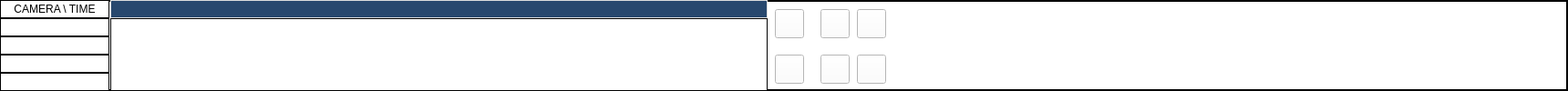
<?xml version="1.0" encoding="UTF-8"?>
<ui version="4.0">
 <class>dvr_timelinebar_play</class>
 <widget class="QDialog" name="dvr_timelinebar_play">
  <property name="geometry">
   <rect>
    <x>0</x>
    <y>0</y>
    <width>1720</width>
    <height>100</height>
   </rect>
  </property>
  <property name="windowTitle">
   <string>Dialog</string>
  </property>
  <property name="styleSheet">
   <string notr="true">background-color: rgb(255, 255, 255);</string>
  </property>
  <widget class="QFrame" name="timelineframe">
   <property name="geometry">
    <rect>
     <x>0</x>
     <y>0</y>
     <width>1720</width>
     <height>100</height>
    </rect>
   </property>
   <property name="frameShape">
    <enum>QFrame::Box</enum>
   </property>
   <property name="frameShadow">
    <enum>QFrame::Plain</enum>
   </property>
   <property name="lineWidth">
    <number>2</number>
   </property>
   <widget class="QTableWidget" name="timetable">
    <property name="geometry">
     <rect>
      <x>121</x>
      <y>20</y>
      <width>721</width>
      <height>80</height>
     </rect>
    </property>
    <property name="focusPolicy">
     <enum>Qt::NoFocus</enum>
    </property>
    <property name="contextMenuPolicy">
     <enum>Qt::NoContextMenu</enum>
    </property>
    <property name="toolTip">
     <string/>
    </property>
    <property name="styleSheet">
     <string notr="true">gridline-color: rgb(128, 128, 128);</string>
    </property>
    <property name="frameShape">
     <enum>QFrame::Box</enum>
    </property>
    <property name="frameShadow">
     <enum>QFrame::Plain</enum>
    </property>
    <property name="verticalScrollBarPolicy">
     <enum>Qt::ScrollBarAlwaysOff</enum>
    </property>
    <property name="horizontalScrollBarPolicy">
     <enum>Qt::ScrollBarAlwaysOff</enum>
    </property>
    <property name="autoScroll">
     <bool>false</bool>
    </property>
    <property name="editTriggers">
     <set>QAbstractItemView::NoEditTriggers</set>
    </property>
    <property name="tabKeyNavigation">
     <bool>false</bool>
    </property>
    <property name="showDropIndicator" stdset="0">
     <bool>false</bool>
    </property>
    <property name="dragDropOverwriteMode">
     <bool>false</bool>
    </property>
    <property name="alternatingRowColors">
     <bool>false</bool>
    </property>
    <property name="selectionMode">
     <enum>QAbstractItemView::SingleSelection</enum>
    </property>
    <property name="selectionBehavior">
     <enum>QAbstractItemView::SelectColumns</enum>
    </property>
    <property name="textElideMode">
     <enum>Qt::ElideNone</enum>
    </property>
    <property name="showGrid">
     <bool>true</bool>
    </property>
    <property name="gridStyle">
     <enum>Qt::SolidLine</enum>
    </property>
    <property name="wordWrap">
     <bool>false</bool>
    </property>
    <property name="cornerButtonEnabled">
     <bool>false</bool>
    </property>
    <attribute name="horizontalHeaderVisible">
     <bool>false</bool>
    </attribute>
    <attribute name="horizontalHeaderCascadingSectionResizes">
     <bool>false</bool>
    </attribute>
    <attribute name="horizontalHeaderDefaultSectionSize">
     <number>2</number>
    </attribute>
    <attribute name="horizontalHeaderHighlightSections">
     <bool>false</bool>
    </attribute>
    <attribute name="horizontalHeaderMinimumSectionSize">
     <number>2</number>
    </attribute>
    <attribute name="verticalHeaderVisible">
     <bool>false</bool>
    </attribute>
    <attribute name="verticalHeaderCascadingSectionResizes">
     <bool>false</bool>
    </attribute>
    <attribute name="verticalHeaderDefaultSectionSize">
     <number>20</number>
    </attribute>
    <attribute name="verticalHeaderHighlightSections">
     <bool>false</bool>
    </attribute>
    <attribute name="verticalHeaderMinimumSectionSize">
     <number>20</number>
    </attribute>
    <attribute name="verticalHeaderVisible">
     <bool>false</bool>
    </attribute>
    <attribute name="verticalHeaderDefaultSectionSize">
     <number>20</number>
    </attribute>
    <attribute name="horizontalHeaderCascadingSectionResizes">
     <bool>false</bool>
    </attribute>
    <attribute name="horizontalHeaderVisible">
     <bool>false</bool>
    </attribute>
    <attribute name="verticalHeaderCascadingSectionResizes">
     <bool>false</bool>
    </attribute>
    <attribute name="horizontalHeaderMinimumSectionSize">
     <number>2</number>
    </attribute>
    <attribute name="verticalHeaderMinimumSectionSize">
     <number>20</number>
    </attribute>
    <attribute name="horizontalHeaderHighlightSections">
     <bool>false</bool>
    </attribute>
    <attribute name="verticalHeaderHighlightSections">
     <bool>false</bool>
    </attribute>
    <attribute name="horizontalHeaderDefaultSectionSize">
     <number>2</number>
    </attribute>
   </widget>
   <widget class="QLabel" name="timetablechannel1">
    <property name="geometry">
     <rect>
      <x>0</x>
      <y>20</y>
      <width>120</width>
      <height>20</height>
     </rect>
    </property>
    <property name="toolTip">
     <string/>
    </property>
    <property name="frameShape">
     <enum>QFrame::Box</enum>
    </property>
    <property name="text">
     <string/>
    </property>
    <property name="alignment">
     <set>Qt::AlignCenter</set>
    </property>
   </widget>
   <widget class="QLabel" name="timetablechannel2">
    <property name="geometry">
     <rect>
      <x>0</x>
      <y>40</y>
      <width>120</width>
      <height>20</height>
     </rect>
    </property>
    <property name="toolTip">
     <string/>
    </property>
    <property name="frameShape">
     <enum>QFrame::Box</enum>
    </property>
    <property name="text">
     <string/>
    </property>
    <property name="alignment">
     <set>Qt::AlignCenter</set>
    </property>
   </widget>
   <widget class="QLabel" name="timetablechannel3">
    <property name="geometry">
     <rect>
      <x>0</x>
      <y>60</y>
      <width>120</width>
      <height>20</height>
     </rect>
    </property>
    <property name="toolTip">
     <string/>
    </property>
    <property name="frameShape">
     <enum>QFrame::Box</enum>
    </property>
    <property name="text">
     <string/>
    </property>
    <property name="alignment">
     <set>Qt::AlignCenter</set>
    </property>
   </widget>
   <widget class="QLabel" name="timetablechannel4">
    <property name="geometry">
     <rect>
      <x>0</x>
      <y>80</y>
      <width>120</width>
      <height>20</height>
     </rect>
    </property>
    <property name="toolTip">
     <string/>
    </property>
    <property name="frameShape">
     <enum>QFrame::Box</enum>
    </property>
    <property name="text">
     <string/>
    </property>
    <property name="alignment">
     <set>Qt::AlignCenter</set>
    </property>
   </widget>
   <widget class="QLabel" name="timetablechanneltitle">
    <property name="geometry">
     <rect>
      <x>0</x>
      <y>0</y>
      <width>120</width>
      <height>20</height>
     </rect>
    </property>
    <property name="frameShape">
     <enum>QFrame::Box</enum>
    </property>
    <property name="text">
     <string>CAMERA \ TIME</string>
    </property>
    <property name="alignment">
     <set>Qt::AlignCenter</set>
    </property>
    <property name="indent">
     <number>-1</number>
    </property>
   </widget>
   <widget class="QTableWidget" name="timetableheader">
    <property name="geometry">
     <rect>
      <x>121</x>
      <y>0</y>
      <width>721</width>
      <height>20</height>
     </rect>
    </property>
    <property name="font">
     <font>
      <family>Tahoma</family>
      <pointsize>11</pointsize>
     </font>
    </property>
    <property name="focusPolicy">
     <enum>Qt::NoFocus</enum>
    </property>
    <property name="contextMenuPolicy">
     <enum>Qt::NoContextMenu</enum>
    </property>
    <property name="styleSheet">
     <string notr="true">background: rgb(40, 72, 110);
color: rgb(220, 220, 220);</string>
    </property>
    <property name="frameShape">
     <enum>QFrame::Box</enum>
    </property>
    <property name="frameShadow">
     <enum>QFrame::Plain</enum>
    </property>
    <property name="verticalScrollBarPolicy">
     <enum>Qt::ScrollBarAlwaysOff</enum>
    </property>
    <property name="horizontalScrollBarPolicy">
     <enum>Qt::ScrollBarAlwaysOff</enum>
    </property>
    <property name="autoScroll">
     <bool>false</bool>
    </property>
    <property name="editTriggers">
     <set>QAbstractItemView::NoEditTriggers</set>
    </property>
    <property name="tabKeyNavigation">
     <bool>false</bool>
    </property>
    <property name="showDropIndicator" stdset="0">
     <bool>false</bool>
    </property>
    <property name="dragDropOverwriteMode">
     <bool>false</bool>
    </property>
    <property name="alternatingRowColors">
     <bool>false</bool>
    </property>
    <property name="selectionMode">
     <enum>QAbstractItemView::NoSelection</enum>
    </property>
    <property name="selectionBehavior">
     <enum>QAbstractItemView::SelectColumns</enum>
    </property>
    <property name="textElideMode">
     <enum>Qt::ElideNone</enum>
    </property>
    <property name="showGrid">
     <bool>true</bool>
    </property>
    <property name="gridStyle">
     <enum>Qt::SolidLine</enum>
    </property>
    <property name="wordWrap">
     <bool>false</bool>
    </property>
    <property name="cornerButtonEnabled">
     <bool>false</bool>
    </property>
    <attribute name="horizontalHeaderVisible">
     <bool>false</bool>
    </attribute>
    <attribute name="horizontalHeaderCascadingSectionResizes">
     <bool>false</bool>
    </attribute>
    <attribute name="horizontalHeaderDefaultSectionSize">
     <number>2</number>
    </attribute>
    <attribute name="horizontalHeaderHighlightSections">
     <bool>false</bool>
    </attribute>
    <attribute name="horizontalHeaderMinimumSectionSize">
     <number>1</number>
    </attribute>
    <attribute name="verticalHeaderVisible">
     <bool>false</bool>
    </attribute>
    <attribute name="verticalHeaderCascadingSectionResizes">
     <bool>false</bool>
    </attribute>
    <attribute name="verticalHeaderDefaultSectionSize">
     <number>20</number>
    </attribute>
    <attribute name="verticalHeaderHighlightSections">
     <bool>false</bool>
    </attribute>
    <attribute name="verticalHeaderMinimumSectionSize">
     <number>1</number>
    </attribute>
    <attribute name="verticalHeaderVisible">
     <bool>false</bool>
    </attribute>
    <attribute name="verticalHeaderDefaultSectionSize">
     <number>20</number>
    </attribute>
    <attribute name="horizontalHeaderCascadingSectionResizes">
     <bool>false</bool>
    </attribute>
    <attribute name="horizontalHeaderVisible">
     <bool>false</bool>
    </attribute>
    <attribute name="verticalHeaderCascadingSectionResizes">
     <bool>false</bool>
    </attribute>
    <attribute name="horizontalHeaderMinimumSectionSize">
     <number>1</number>
    </attribute>
    <attribute name="verticalHeaderMinimumSectionSize">
     <number>1</number>
    </attribute>
    <attribute name="horizontalHeaderHighlightSections">
     <bool>false</bool>
    </attribute>
    <attribute name="verticalHeaderHighlightSections">
     <bool>false</bool>
    </attribute>
    <attribute name="horizontalHeaderDefaultSectionSize">
     <number>2</number>
    </attribute>
   </widget>
   <widget class="QPushButton" name="timelinechannelup">
    <property name="geometry">
     <rect>
      <x>850</x>
      <y>10</y>
      <width>32</width>
      <height>32</height>
     </rect>
    </property>
    <property name="focusPolicy">
     <enum>Qt::NoFocus</enum>
    </property>
    <property name="toolTip">
     <string>&lt;!DOCTYPE HTML PUBLIC &quot;-//W3C//DTD HTML 4.0//EN&quot; &quot;http://www.w3.org/TR/REC-html40/strict.dtd&quot;&gt;
&lt;html&gt;&lt;head&gt;&lt;meta name=&quot;qrichtext&quot; content=&quot;1&quot; /&gt;&lt;style type=&quot;text/css&quot;&gt;
p, li { white-space: pre-wrap; }
&lt;/style&gt;&lt;/head&gt;&lt;body style=&quot; font-family:'Sans'; font-size:10pt; font-weight:400; font-style:normal;&quot;&gt;
&lt;table border=&quot;0&quot; style=&quot;-qt-table-type: root; margin-top:4px; margin-bottom:4px; margin-left:4px; margin-right:4px;&quot;&gt;
&lt;tr&gt;
&lt;td style=&quot;border: none;&quot;&gt;
&lt;p style=&quot; margin-top:0px; margin-bottom:0px; margin-left:0px; margin-right:0px; -qt-block-indent:0; text-indent:0px;&quot;&gt;&lt;span style=&quot; font-size:14pt; color:#ffffff;&quot;&gt;channel up&lt;/span&gt;&lt;/p&gt;&lt;/td&gt;&lt;/tr&gt;&lt;/table&gt;&lt;/body&gt;&lt;/html&gt;</string>
    </property>
    <property name="text">
     <string/>
    </property>
    <property name="icon">
     <iconset resource="dvr_main.qrc">
      <normaloff>:/skin/timelinebar_channelup_btn.bmp</normaloff>:/skin/timelinebar_channelup_btn.bmp</iconset>
    </property>
    <property name="iconSize">
     <size>
      <width>32</width>
      <height>32</height>
     </size>
    </property>
    <property name="flat">
     <bool>false</bool>
    </property>
   </widget>
   <widget class="QPushButton" name="timelinechanneldown">
    <property name="geometry">
     <rect>
      <x>850</x>
      <y>60</y>
      <width>32</width>
      <height>32</height>
     </rect>
    </property>
    <property name="focusPolicy">
     <enum>Qt::NoFocus</enum>
    </property>
    <property name="toolTip">
     <string>&lt;!DOCTYPE HTML PUBLIC &quot;-//W3C//DTD HTML 4.0//EN&quot; &quot;http://www.w3.org/TR/REC-html40/strict.dtd&quot;&gt;
&lt;html&gt;&lt;head&gt;&lt;meta name=&quot;qrichtext&quot; content=&quot;1&quot; /&gt;&lt;style type=&quot;text/css&quot;&gt;
p, li { white-space: pre-wrap; }
&lt;/style&gt;&lt;/head&gt;&lt;body style=&quot; font-family:'Sans'; font-size:10pt; font-weight:400; font-style:normal;&quot;&gt;
&lt;table border=&quot;0&quot; style=&quot;-qt-table-type: root; margin-top:4px; margin-bottom:4px; margin-left:4px; margin-right:4px;&quot;&gt;
&lt;tr&gt;
&lt;td style=&quot;border: none;&quot;&gt;
&lt;p style=&quot; margin-top:0px; margin-bottom:0px; margin-left:0px; margin-right:0px; -qt-block-indent:0; text-indent:0px;&quot;&gt;&lt;span style=&quot; font-size:14pt; color:#ffffff;&quot;&gt;channel down&lt;/span&gt;&lt;/p&gt;&lt;/td&gt;&lt;/tr&gt;&lt;/table&gt;&lt;/body&gt;&lt;/html&gt;</string>
    </property>
    <property name="text">
     <string/>
    </property>
    <property name="icon">
     <iconset resource="dvr_main.qrc">
      <normaloff>:/skin/timelinebar_channeldown_btn.bmp</normaloff>:/skin/timelinebar_channeldown_btn.bmp</iconset>
    </property>
    <property name="iconSize">
     <size>
      <width>32</width>
      <height>32</height>
     </size>
    </property>
    <property name="flat">
     <bool>false</bool>
    </property>
   </widget>
   <widget class="QPushButton" name="timelinezoomin">
    <property name="geometry">
     <rect>
      <x>900</x>
      <y>10</y>
      <width>32</width>
      <height>32</height>
     </rect>
    </property>
    <property name="focusPolicy">
     <enum>Qt::NoFocus</enum>
    </property>
    <property name="toolTip">
     <string>&lt;!DOCTYPE HTML PUBLIC &quot;-//W3C//DTD HTML 4.0//EN&quot; &quot;http://www.w3.org/TR/REC-html40/strict.dtd&quot;&gt;
&lt;html&gt;&lt;head&gt;&lt;meta name=&quot;qrichtext&quot; content=&quot;1&quot; /&gt;&lt;style type=&quot;text/css&quot;&gt;
p, li { white-space: pre-wrap; }
&lt;/style&gt;&lt;/head&gt;&lt;body style=&quot; font-family:'Sans'; font-size:10pt; font-weight:400; font-style:normal;&quot;&gt;
&lt;table border=&quot;0&quot; style=&quot;-qt-table-type: root; margin-top:4px; margin-bottom:4px; margin-left:4px; margin-right:4px;&quot;&gt;
&lt;tr&gt;
&lt;td style=&quot;border: none;&quot;&gt;
&lt;p style=&quot; margin-top:0px; margin-bottom:0px; margin-left:0px; margin-right:0px; -qt-block-indent:0; text-indent:0px;&quot;&gt;&lt;span style=&quot; font-size:14pt; color:#ffffff;&quot;&gt;zoom in&lt;/span&gt;&lt;/p&gt;&lt;/td&gt;&lt;/tr&gt;&lt;/table&gt;&lt;/body&gt;&lt;/html&gt;</string>
    </property>
    <property name="text">
     <string/>
    </property>
    <property name="icon">
     <iconset resource="dvr_main.qrc">
      <normaloff>:/skin/timelinebar_timezoomin_btn.bmp</normaloff>:/skin/timelinebar_timezoomin_btn.bmp</iconset>
    </property>
    <property name="iconSize">
     <size>
      <width>32</width>
      <height>32</height>
     </size>
    </property>
    <property name="flat">
     <bool>false</bool>
    </property>
   </widget>
   <widget class="QPushButton" name="timelinezoomout">
    <property name="geometry">
     <rect>
      <x>940</x>
      <y>10</y>
      <width>32</width>
      <height>32</height>
     </rect>
    </property>
    <property name="focusPolicy">
     <enum>Qt::NoFocus</enum>
    </property>
    <property name="toolTip">
     <string>&lt;!DOCTYPE HTML PUBLIC &quot;-//W3C//DTD HTML 4.0//EN&quot; &quot;http://www.w3.org/TR/REC-html40/strict.dtd&quot;&gt;
&lt;html&gt;&lt;head&gt;&lt;meta name=&quot;qrichtext&quot; content=&quot;1&quot; /&gt;&lt;style type=&quot;text/css&quot;&gt;
p, li { white-space: pre-wrap; }
&lt;/style&gt;&lt;/head&gt;&lt;body style=&quot; font-family:'Sans'; font-size:10pt; font-weight:400; font-style:normal;&quot;&gt;
&lt;table border=&quot;0&quot; style=&quot;-qt-table-type: root; margin-top:4px; margin-bottom:4px; margin-left:4px; margin-right:4px;&quot;&gt;
&lt;tr&gt;
&lt;td style=&quot;border: none;&quot;&gt;
&lt;p style=&quot; margin-top:0px; margin-bottom:0px; margin-left:0px; margin-right:0px; -qt-block-indent:0; text-indent:0px;&quot;&gt;&lt;span style=&quot; font-size:14pt; color:#ffffff;&quot;&gt;zoom out&lt;/span&gt;&lt;/p&gt;&lt;/td&gt;&lt;/tr&gt;&lt;/table&gt;&lt;/body&gt;&lt;/html&gt;</string>
    </property>
    <property name="text">
     <string/>
    </property>
    <property name="icon">
     <iconset resource="dvr_main.qrc">
      <normaloff>:/skin/timelinebar_timezoomout_btn.bmp</normaloff>:/skin/timelinebar_timezoomout_btn.bmp</iconset>
    </property>
    <property name="iconSize">
     <size>
      <width>32</width>
      <height>32</height>
     </size>
    </property>
    <property name="flat">
     <bool>false</bool>
    </property>
   </widget>
   <widget class="QPushButton" name="timelinebandleft">
    <property name="geometry">
     <rect>
      <x>900</x>
      <y>60</y>
      <width>32</width>
      <height>32</height>
     </rect>
    </property>
    <property name="focusPolicy">
     <enum>Qt::NoFocus</enum>
    </property>
    <property name="toolTip">
     <string>&lt;!DOCTYPE HTML PUBLIC &quot;-//W3C//DTD HTML 4.0//EN&quot; &quot;http://www.w3.org/TR/REC-html40/strict.dtd&quot;&gt;
&lt;html&gt;&lt;head&gt;&lt;meta name=&quot;qrichtext&quot; content=&quot;1&quot; /&gt;&lt;style type=&quot;text/css&quot;&gt;
p, li { white-space: pre-wrap; }
&lt;/style&gt;&lt;/head&gt;&lt;body style=&quot; font-family:'Sans'; font-size:10pt; font-weight:400; font-style:normal;&quot;&gt;
&lt;table border=&quot;0&quot; style=&quot;-qt-table-type: root; margin-top:4px; margin-bottom:4px; margin-left:4px; margin-right:4px;&quot;&gt;
&lt;tr&gt;
&lt;td style=&quot;border: none;&quot;&gt;
&lt;p style=&quot; margin-top:0px; margin-bottom:0px; margin-left:0px; margin-right:0px; -qt-block-indent:0; text-indent:0px;&quot;&gt;&lt;span style=&quot; font-size:14pt; color:#ffffff;&quot;&gt;left timeband&lt;/span&gt;&lt;/p&gt;&lt;/td&gt;&lt;/tr&gt;&lt;/table&gt;&lt;/body&gt;&lt;/html&gt;</string>
    </property>
    <property name="text">
     <string/>
    </property>
    <property name="icon">
     <iconset resource="dvr_main.qrc">
      <normaloff>:/skin/timelinebar_timebandleft_btn.bmp</normaloff>:/skin/timelinebar_timebandleft_btn.bmp</iconset>
    </property>
    <property name="iconSize">
     <size>
      <width>32</width>
      <height>32</height>
     </size>
    </property>
    <property name="flat">
     <bool>false</bool>
    </property>
   </widget>
   <widget class="QPushButton" name="timelinebandright">
    <property name="geometry">
     <rect>
      <x>940</x>
      <y>60</y>
      <width>32</width>
      <height>32</height>
     </rect>
    </property>
    <property name="focusPolicy">
     <enum>Qt::NoFocus</enum>
    </property>
    <property name="toolTip">
     <string>&lt;!DOCTYPE HTML PUBLIC &quot;-//W3C//DTD HTML 4.0//EN&quot; &quot;http://www.w3.org/TR/REC-html40/strict.dtd&quot;&gt;
&lt;html&gt;&lt;head&gt;&lt;meta name=&quot;qrichtext&quot; content=&quot;1&quot; /&gt;&lt;style type=&quot;text/css&quot;&gt;
p, li { white-space: pre-wrap; }
&lt;/style&gt;&lt;/head&gt;&lt;body style=&quot; font-family:'Sans'; font-size:10pt; font-weight:400; font-style:normal;&quot;&gt;
&lt;table border=&quot;0&quot; style=&quot;-qt-table-type: root; margin-top:4px; margin-bottom:4px; margin-left:4px; margin-right:4px;&quot;&gt;
&lt;tr&gt;
&lt;td style=&quot;border: none;&quot;&gt;
&lt;p style=&quot; margin-top:0px; margin-bottom:0px; margin-left:0px; margin-right:0px; -qt-block-indent:0; text-indent:0px;&quot;&gt;&lt;span style=&quot; font-size:14pt; color:#ffffff;&quot;&gt;right timeband&lt;/span&gt;&lt;/p&gt;&lt;/td&gt;&lt;/tr&gt;&lt;/table&gt;&lt;/body&gt;&lt;/html&gt;</string>
    </property>
    <property name="text">
     <string/>
    </property>
    <property name="icon">
     <iconset resource="dvr_main.qrc">
      <normaloff>:/skin/timelinebar_timebandright_btn.bmp</normaloff>:/skin/timelinebar_timebandright_btn.bmp</iconset>
    </property>
    <property name="iconSize">
     <size>
      <width>32</width>
      <height>32</height>
     </size>
    </property>
    <property name="flat">
     <bool>false</bool>
    </property>
   </widget>
  </widget>
 </widget>
 <resources>
  <include location="dvr_main.qrc"/>
 </resources>
 <connections/>
</ui>
